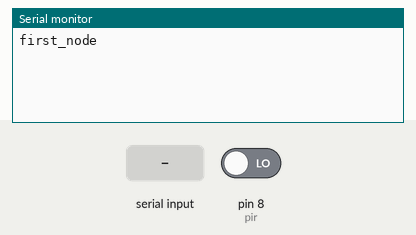
Recording of a sketch running on a simulated Arduino Uno, built with avr-gcc and run on an emulated ATmega328P. On the bench: the last lines printed to the serial monitor. The inputs (shaded band) are chosen by the test bench; at power-on: pin 8 (pir) LOW. No radio packets arrive unless stated.

Above: at 1.2 s.
1.3 s: "1" received over Serial
At 2.8 s:
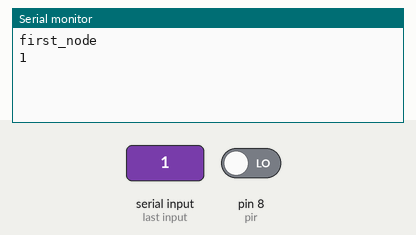
3.8 s: "0" received over Serial
At 5.9 s:
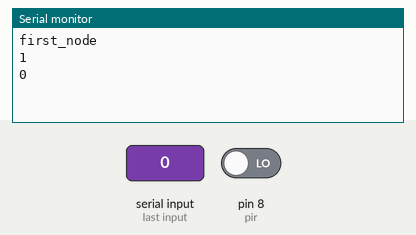

The sketch:

code1.ino
```cpp
#include <RF24Network.h>
#include <RF24.h>
#include <SPI.h>
String p;
RF24 radio(9,10);                    // nRF24L01(+) radio attached using Getting Started board
#define pir 8
RF24Network network(radio);          // Network uses that radio

const uint16_t first_node = 01;        // Address of our node in Octal format
const uint16_t second_node = 02;       // Address of the other node in Octal format
const uint16_t zero_node = 00;

struct payload_t {                  // Structure of our payload
String motion="";
};
const long interval = 10000;
unsigned long prevmillis = 0;
payload_t pdnode ={};
payload_t pdrx ={};
void setup(void)
{
  Serial.begin(115200);
  pinMode(pir,INPUT);
  Serial.println("first_node");
  SPI.begin();
  radio.begin();
  network.begin(/*channel*/ 90, /*node address*/ first_node);
}

void loop() {
network.update();// Check the network regularly
unsigned long curmillis = millis();

  if(curmillis-prevmillis == interval)
  {
    senddata(pdnode);
    prevmillis=curmillis;
  }
while ( network.available())
{     // Is there anything ready for us?
    RF24NetworkHeader header;        // If so, grab it and print it out
    network.read(header,&pdrx,sizeof(pdrx));
    //Serial.print(pdrx.count);
    Serial.println(pdrx.motion);
    //pdrx.count=pdrx.count+1;
    senddata(pdrx);
    delay(500);
}

pdnode.motion = digitalRead(pir);
while(Serial.available())
{
  pdrx.motion = Serial.readString();
  Serial.println(pdrx.motion);
}

}
void senddata(struct payload_t x)
{
      Serial.print("Sending...");
    RF24NetworkHeader header(/*to node*/ second_node);
    bool ok = network.write(header,&x,sizeof(x));
    if (ok)
      Serial.println("ok.");
    else
      Serial.println("failed.");
}
```

Measured:
- after the input at 1.3 s, the serial monitor: prints a new line after 1.0 s (image 1)
- after the input at 3.8 s, the serial monitor: prints a new line after 1.0 s (image 2)
